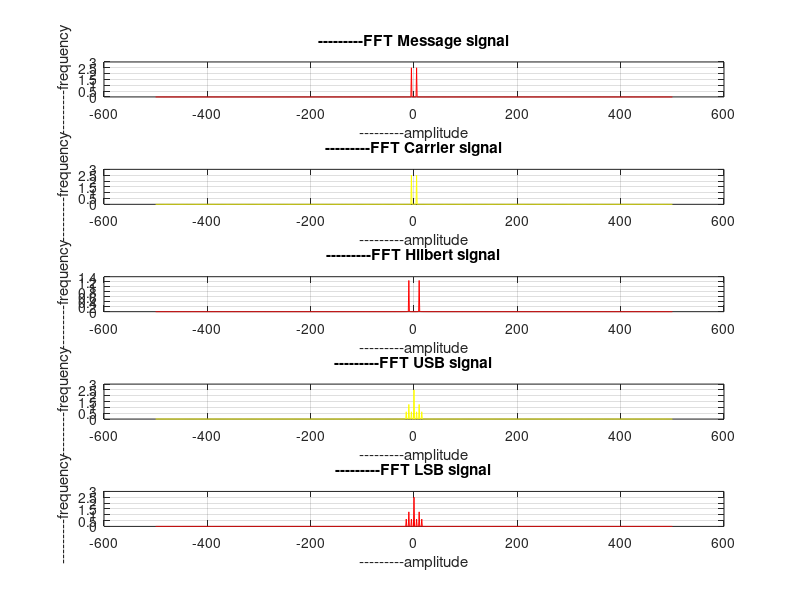

Recreate this plot in MATLAB.
close all;
clc;
clear all;
t=0:.001:1;
am=input('Enter the message signal')
fm=input('Enter the frequency of message')
ac=input('Enter the carrier signal')
fc=input('Enter the carrier frequency')
x=am*cos(2*pi*fm*t);
c=ac.*cos(2*pi*fc*t);
h=x.*cos((2*pi*fm*t)-(pi/2));
usb=(x.*cos(2*pi*fc*t))-(h.*sin(2*pi*fc*t));
lsb=(x.*cos(2*pi*fc*t))+(h.*sin(2*pi*fc*t));
fs=1000;
l=length(t);
f=linspace(-fs/2, fs/2, l);

g=abs(fftshift(fft(x, l)/l));
g1=abs(fftshift(fft(c, l)/l));
g2=abs(fftshift(fft(h, l)/l));
g3=abs(fftshift(fft(usb, l)/l));
g4=abs(fftshift(fft(lsb, l)/l));


subplot(5, 1, 1);
plot(f, g, 'r');
title('---------FFT Message signal');
ylabel('---------frequency');
xlabel('---------amplitude');
grid on;

subplot(5, 1, 2);
plot(f, g1, 'y');
title('---------FFT Carrier signal');
ylabel('---------frequency');
xlabel('---------amplitude');
grid on;

subplot(5, 1, 3);
plot(f, g2, 'r');
title('---------FFT Hilbert signal');
ylabel('---------frequency');
xlabel('---------amplitude');
grid on;

subplot(5, 1, 4);
plot(f, g3, 'y');
title('---------FFT USB signal');
ylabel('---------frequency');
xlabel('---------amplitude');
grid on;

subplot(5, 1, 5);
plot(f, g4, 'r');
title('---------FFT LSB signal');
ylabel('---------frequency');
xlabel('---------amplitude');
grid on;


